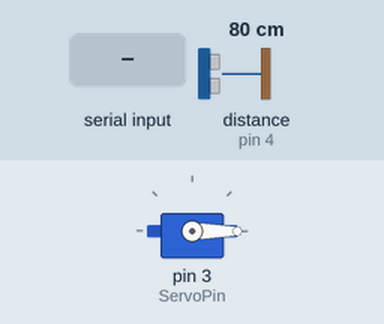
Recording of a sketch running on a simulated Arduino Uno, built with avr-gcc and run on an emulated ATmega328P. On the bench: servo. The inputs (shaded band) are chosen by the test bench; at power-on: distance to the obstacle (sensor on pin 4) 80 cm. The echo pulse lasts 58.3 µs per cm; what the sketch prints to the serial monitor is not drawn.

Above: at 1.3 s.
1.4 s: "c\n" received over Serial
At 1.98 s:
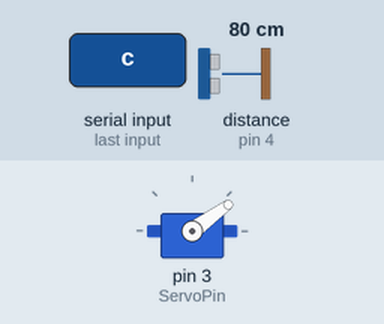
4.4 s: "1\n" received over Serial
At 5.29 s:
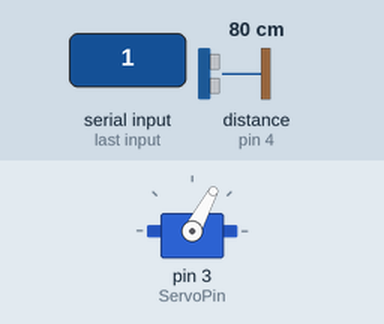
7.4 s: "2\n" received over Serial
At 8.59 s:
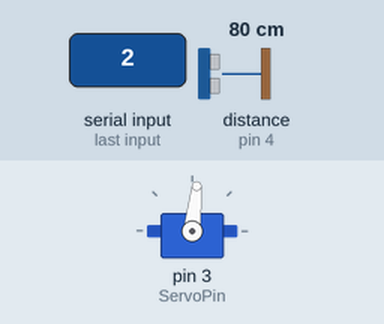
Timing chart, 0 to 11.3 s (numbered marks = the images above; inputs shaded):
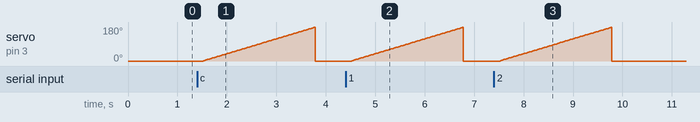

The sketch:

sensor1.ino
```cpp
#include <Servo.h>
#include <SoftwareSerial.h>

#define trigPin   5
#define  echoPin   4
#define  ServoPin  3

char receive[50]={0};
int distance[100]={0};
int speed=0;
int angle=0;

Servo baseServo;

void setup() {
  Serial.begin(9600);    // 初始化主串口

  pinMode(trigPin, OUTPUT);
  pinMode(echoPin, INPUT);
  baseServo.attach(ServoPin);

  baseServo.write(0);

  memset(receive,0,sizeof(receive));
  memset(distance,0,sizeof(distance));

  clear();
}

void loop() {
  if (Serial.available())//检测到虚拟串口有数据开始分析数据
  {
    delay(100);
    int i=0;
    while (Serial.available())
    {
      receive[i]=Serial.read();
      i++;
    }

    //receive[0]='1'//测试

    Serial.print("on/off:");
    if(receive[0]=='0')
    {
      Serial.println("off");
      clear();
    }
    if(receive[0]>'0')
    {
      Serial.println("on");
      speed=20;
      angle=servo(speed,distance);
      baseServo.write(0);
    }else
    {
      baseServo.write(0);
    }
    memset(receive,0,sizeof(receive));
    clear();
    String distanceData = "";
    distanceData = "\n" + String(angle) + "," + String(distance[ angle / 2 ])  ;  // 角度,距离
    Serial.println(distanceData);
    Serial.println("END");
    clear();
  }
}

int servo(int speed, int* distance) {
  int flag=0;
  for (int x = 0; x < 180; x += 2) {
    int i=x/2;  //舵机步长为2，相应角度的编号=角度/2
    baseServo.write(x);
    distance[i] = calculateDistance();
    if(flag == 1 && distance[i] == 99 )
    {
      Serial.print('\n');
      Serial.print(distance[i - 1]);
      //Serial.println("\nServo scan complete.");
      return x - 2;
    }
    if( distance[i] < 50 && flag == 0 )
      flag=1;
    Serial.print(distance[i]);
    Serial.print(" ");
    delay(speed);

  }
  //Serial.println("\nServo scan complete.");
  return 178;
}

int calculateDistance()
{
  int distance;
  digitalWrite(trigPin, LOW);
  delayMicroseconds(2);
  digitalWrite(trigPin, HIGH);
  delayMicroseconds(10);
  digitalWrite(trigPin, LOW);

  distance = pulseIn(echoPin, HIGH) * 0.034 / 2;

  if(distance<15)
    return distance;
  else
    return 99;
}
void clear()
{
  delay(100);
   while (Serial.available()) {
    Serial.read(); // 读取并丢弃缓存区中的数据
  }
}
```

Measured:
- after the input at 1.4 s, servo on pin 3 (ServoPin): rises from 0° to 178° in 2.2 s, then falls to 0° in 0.03 s
- after the input at 4.4 s, servo on pin 3 (ServoPin): rises from 0° to 178° in 2.2 s, then falls to 0° in 0.03 s
- after the input at 7.4 s, servo on pin 3 (ServoPin): rises from 0° to 178° in 2.2 s, then falls to 0° in 0.03 s
